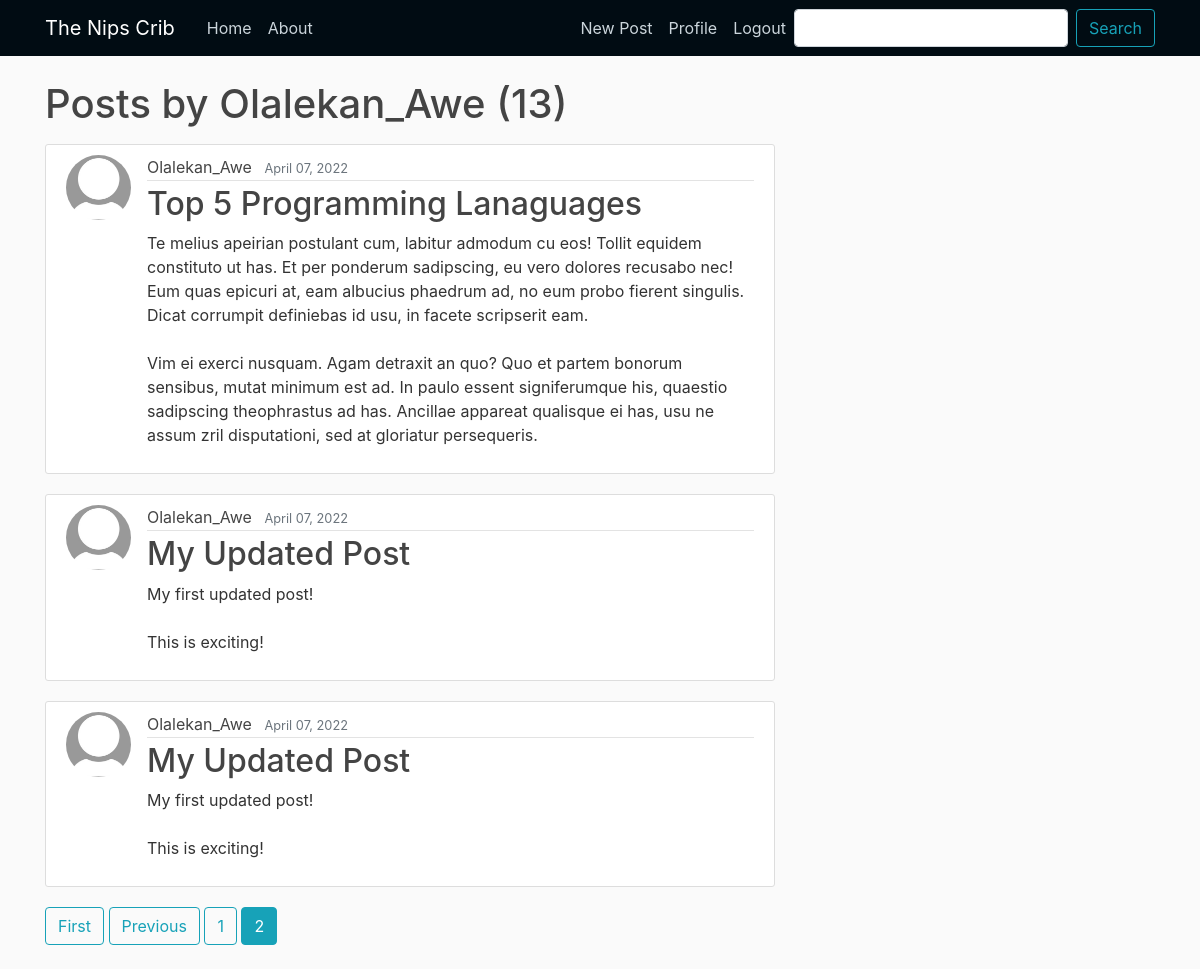
The app's page /user/Olalekan_Awe?page=2 (signed in), older data.
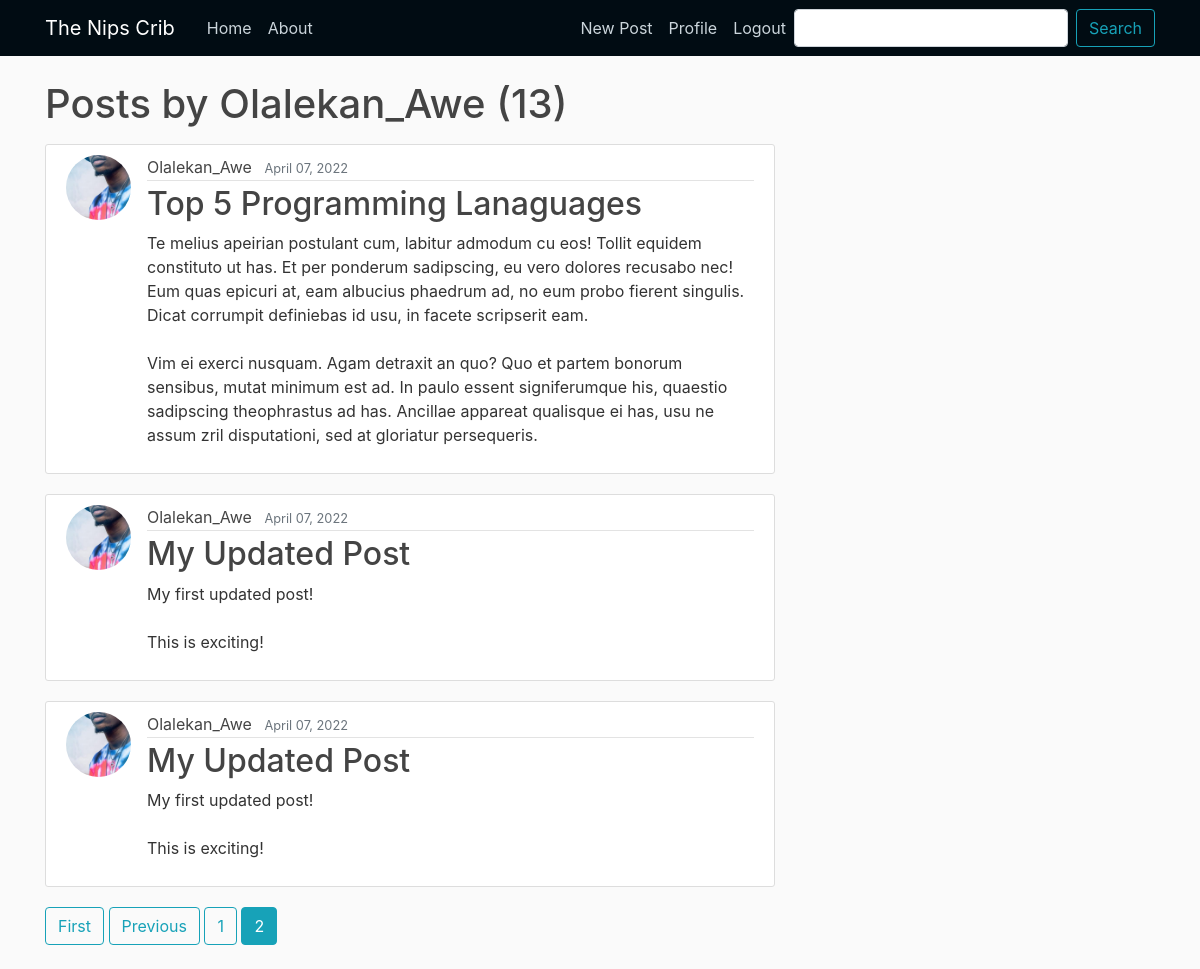
The same page, newer data.
### blog/models.py (models this page shows, shortened)
class Post(models.Model):
    title = models.CharField(max_length=50)
    content = models.TextField()
    date_posted = models.DateTimeField(default=timezone.now)
    author = models.ForeignKey(User, on_delete=models.CASCADE)

### users/models.py (models this page shows, shortened)
class User(AbstractBaseUser):
    email = models.EmailField(verbose_name="email", max_length=60, unique=True)
    username = models.CharField(max_length=30, unique=True)
    date_joined = models.DateTimeField(verbose_name='date_joined', auto_now_add=True)
    last_login = models.DateTimeField(verbose_name='last_login', auto_now=True)
    is_admin = models.BooleanField(default=False)
    is_active = models.BooleanField(default=True)
    is_staff = models.BooleanField(default=False)
    is_superuser = models.BooleanField(default=False)
    USERNAME_FIELD = 'email'
    REQUIRED_FIELDS = ['username']
    objects = MyAccountManager()
    def __str__(self):
        return self.username

class Profile(models.Model):
    user = models.OneToOneField(User, on_delete=models.CASCADE)
    image = models.ImageField(default='default.jpg', upload_to='profile_pics')

### blog/views.py (the view)
# urls.py: path('user/<str:username>', UserPostListView.as_view(), name='user-posts'),
class UserPostListView(LoginRequiredMixin, ListView):
    model = Post
    template_name = 'blog/user_posts.html'
    context_object_name = 'posts' #by defautl the variable is called 'objectlist' in template
    paginate_by = 10
    def get_queryset(self):
        user = get_object_or_404(User, username=self.kwargs.get('username'))
        return Post.objects.filter(author=user).order_by('-date_posted')

### blog/templates/blog/user_posts.html (shortened to what this page needs)
{% extends "blog/base.html" %}
{% block content %}
    <h1 class="mb-3">Posts by {{ view.kwargs.username }} ({{ page_obj.paginator.count }}) </h1>
    {% for post in posts %}
    <article class="media content-section">
        <img class='rounded-circle article-img' src="{{ post.author.profile.image.url }}">
        <div class="media-body">
        <div class="article-metadata">
            <a class="mr-2">{{ post.author }}</a>
            <small class="text-muted">{{ post.date_posted|date:"F d, Y" }}</small>
        </div>
        <h2><a class="article-title" href="{% url 'post-detail' post.id %}">{{ post.title }}</a></h2>
        <p class="article-content">{{ post.content }}</p>
        </div>
    </article>
    {% endfor %}
    {% if is_paginated %}
        {% if page_obj.has_previous %}
            <a class="btn btn-outline-info mb-4" href="?page=1">First</a>
            <a class="btn btn-outline-info mb-4" href="?page={{ page_obj.previous_page_number }}">Previous</a>
        {% endif %}
        {% for num in page_obj.paginator.page_range %}
            {% if page_obj.number == num %}
                <a class="btn btn-info mb-4" href="?page={{ num }}">{{ num }}</a>
            {% elif num > page_obj.number|add:'-2' and num < page_obj.number|add:'2' %}
                <a class="btn btn-outline-info mb-4" href="?page={{ num }}">{{ num }}</a>
            {% endif %}
        {% endfor %}
    {% endif %}
{% endblock content %}

Row changes from the older to the newer data that the page shows:
changed through a linked row, Post "Top 5 Programming Lanaguages": author.profile.image: picture added in place of a placeholder
changed through a linked row, Post (number 2 of 3 on the later page): author.profile.image: picture added in place of a placeholder
changed through a linked row, Post (number 3 of 3 on the later page): author.profile.image: picture added in place of a placeholder
